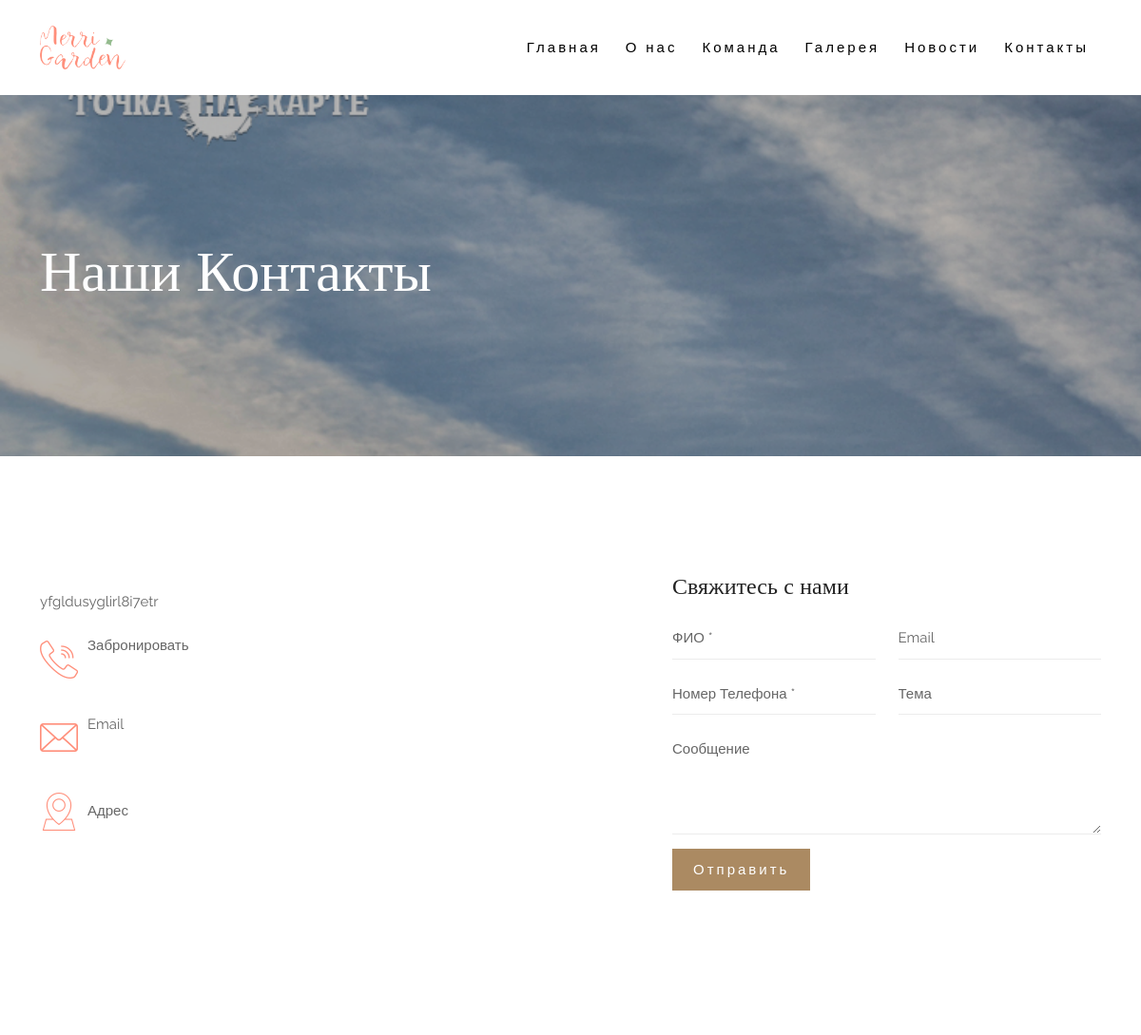
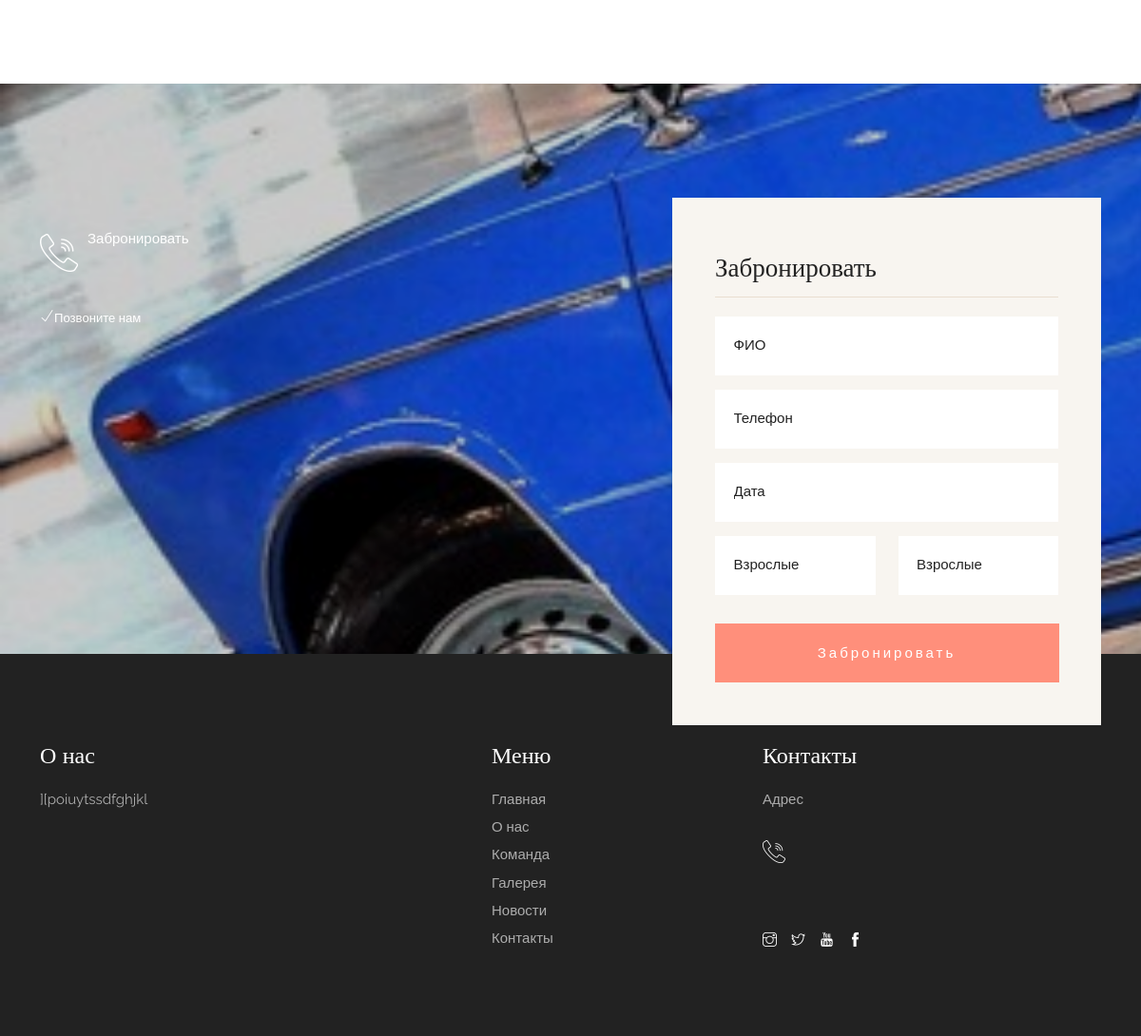
Page /contact/ on the committed database (2 pictures, top to bottom).
### apps/base/models.py (models this page shows, shortened)
class Contact(models.Model):
    id =  models.IntegerField(primary_key= True, blank= True, null= False, verbose_name= 'ID')
    background = models.ImageField(upload_to='Контакт', verbose_name='Фон')
    description = models.TextField(verbose_name='Описание')
    class Meta:
        verbose_name = 'Контакт'
        verbose_name_plural = 'Контакт'

class Footer(models.Model):
    id =  models.IntegerField(primary_key= True, blank= True, null= False, verbose_name= 'ID')
    image = models.ImageField(upload_to='Нижняя', verbose_name='Фото')
    mini_description = models.TextField(verbose_name='Описание')
    class Meta:
        verbose_name = 'Нижняя Информация'
        verbose_name_plural = 'Нижняя Информации'

### apps/base/views.py (the view, shortened to what this page needs)
# urls.py: path('contact/', contact, name='contact_url'),
def contact(request):
    admin = Admin.objects.all()
    footer = Footer.objects.latest('id')
    contact = Contact.objects.latest('id')
    return render(request, 'contact.html', locals())

### templates/contact.html (shortened to what this page needs)
{% extends 'include/homepage.html' %}
{% load static %}
{% block content %}
{% include 'include/header.html' %}
    <div class="banner-header section-padding valign bg-img bg-fixed" data-overlay-dark="3"
        data-background="{{contact.background.url}}">
        <div class="container">
            <div class="row">
                <div class="col-md-12 text-left caption mt-90">
                    <h1>Наши Контакты</h1>
                </div>
            </div>
        </div>
    </div>
    <section class="contact section-padding">
        <div class="container">
            <div class="row mb-90">
                <div class="col-md-6 mb-60">
                    <p>{{contact.description}}</p>
                    <div class="reservations mb-30">
                        <div class="icon"><span class="flaticon-call"></span></div>
                        <div class="text">
                            <p>Забронировать</p> <a href="tel:{{admin.phone}}">{{admin.phone}}</a>
                        </div>
                    </div>
                    <div class="reservations mb-30">
                        <div class="icon"><span class="flaticon-envelope"></span></div>
                        <div class="text">
                            <p>Email</p> <a href="mailto:{{admin.email}}">{{admin.email}}</a>
                        </div>
                    </div>
                    <div class="reservations">
                        <div class="icon"><span class="flaticon-location-pin"></span></div>
                        <div class="text">
                            <p></p>Адрес
                            <br>{{admin.location}}
                        </div>
                    </div>
                </div>
                <div class="col-md-5 mb-30 offset-md-1">
                    <h3>Свяжитесь с нами</h3>
                    <form method="POST" class="contact_form">
                        <div class="row">
                            <div class="col-md-6 form-group">
                                <input name="fullname" type="text" placeholder="ФИО *" required>
                            </div>
                            <div class="col-md-6 form-group">
                                <input name="email" type="email" placeholder="Email">
                            </div>
                            <div class="col-md-6 form-group">
                                <input name="phone" type="text" placeholder="Номер Телефона *" required>
                            </div>
                            <div class="col-md-6 form-group">
                                <input name="theme" type="text" placeholder="Тема">
                            </div>
                            <div class="col-md-12 form-group">
                                <textarea name="message" id="message" cols="30" rows="4" placeholder="Сообщение"></textarea>
                            </div>
                            <div class="col-md-12">
                                <button name="contact_submit" type="submit" class="butn-dark2"><span>Отправить</span></button>
                            </div>
                        </div>
                    </form>
                </div>
            </div>
        </div>
    </section>
    {% include 'include/footer.html' %}
{% endblock %}

### templates/include/footer.html (shortened to what this page needs)
{% load static %}
<section class="testimonials">
    <div class="background bg-img bg-fixed section-padding pb-0" data-background="{{footer.image.url}}"
        data-overlay-dark="2">
        <div class="container">
            <div class="row">
                <div class="col-md-5 mb-30 mt-30">
                    <div class="reservations mb-30">
                        <div class="icon color-1"><span class="flaticon-call"></span></div>
                        <div class="text">
                            <p class="color-1">Забронировать</p> <a class="color-1" href="tel:{{admin.phone}}">{{admin.phone}}</a>
                        </div>
                    </div>
                    <p><i class="ti-check"></i><small>Позвоните нам</small></p>
                </div>
                <div class="col-md-5 offset-md-2">
                    <div class="booking-box">
                        <div class="head-box">
                            <h4>Забронировать</h4>
                        </div>
                        <div class="booking-inner clearfix">
                            <form method="POST" class="form1 clearfix">
                                <div class="row">
                                    <div class="col-md-12">
                                        <div class="input1_wrapper">
                                            <div class="input1_inner">
                                                <input type="text" name="fullname" class="form-control baseinput"
                                                    placeholder="ФИО">
                                            </div>
                                        </div>
                                    </div>
                                    <div class="col-md-12">
                                        <div class="input1_wrapper">
                                            <div class="input1_inner">
                                                <input type="text" name="phone" class="form-control baseinput"
                                                    placeholder="Телефон">
                                            </div>
                                        </div>
                                    </div>
                                    <div class="col-md-12">
                                        <div class="input1_wrapper">
                                            <div class="input1_inner">
                                                <input type="text" name="date" class="form-control input datepicker"
                                                    placeholder="Дата">
                                            </div>
                                        </div>
                                    </div>
                                    <div class="col-md-6">
                                        <div class="input1_inner">
                                                <input type="text" name="adults_quantity" class="form-control baseinput"
                                                        placeholder="Взрослые">
                                        </div>
                                    </div>
                                    <div class="col-md-6">
                                        <div class="input1_inner">
                                                <input type="text" name="childs_quantity" class="form-control baseinput"
                                                        placeholder="Взрослые">
                                        </div>
                                    </div>
                                    <div class="col-md-12">
                                        <button name="footer_submit" type="submit" class="btn-form1-submit mt-15">Забронировать</button>
                                    </div>
                                </div>
                            </form>
                        </div>
                    </div>
                </div>
            </div>
        </div>
    </div>
</section>
<footer class="footer">
    <div class="footer-top">
        <div class="container">
            <div class="row">
                <div class="col-md-4">
                    <div class="footer-column footer-about">
                        <h3 class="footer-title">О нас</h3>
                        <p class="footer-about-text">{{footer.mini_description}}</p>
                    </div>
                </div>
                <div class="col-md-3 offset-md-1">
                    <div class="footer-column footer-explore clearfix">
                        <h3 class="footer-title">Меню</h3>
                        <ul class="footer-explore-list list-unstyled">
                            <li><a href="{% url 'index_url' %}">Главная</a></li>
                            <li><a href="{% url 'about_us_url' %}">О нас</a></li>
                            <li><a href="{% url 'team_url' %}">Команда</a></li>
                            <li><a href="{% url 'gallery_url' %}">Галерея</a></li>
                            <li><a href="{% url 'news_url' %}">Новости</a></li>
                            <li><a href="{% url 'contact_url' %}">Контакты</a></li>
                        </ul>
                    </div>
                </div>
                <div class="col-md-4">
                    <div class="footer-column footer-contact">
                        <h3 class="footer-title">Контакты</h3>
                        <p class="footer-contact-text">Адрес<br>{{admin.location}}
                        </p>
                        <div class="footer-contact-info">
                            <p class="footer-contact-phone"><span class="flaticon-call"></span>{{admin.phone}}</p>
                        </div>
                        <div class="footer-about-social-list">
                            <a href="{{admin.instagram}}"><i class="ti-instagram"></i></a>
                            <a href="{{admin.twitter}}"><i class="ti-twitter"></i></a>
                            <a href="{{admin.youtube}}"><i class="ti-youtube"></i></a>
                            <a href="{{admin.facebook}}"><i class="ti-facebook"></i></a>
                        </div>
                    </div>
                </div>
            </div>
        </div>
    </div>
</footer>

### rows in the picture
Contact: description "yfgldusyglirl8i7etr"
Footer: mini_description "][poiuytssdfghjkl"
